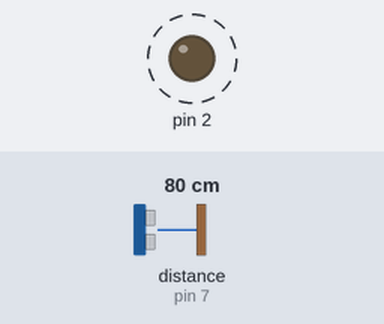
Bench run of a sketch on a simulated Arduino Uno, built with avr-gcc and run on an emulated ATmega328P. Parts: output pins drawn as LEDs (lit = HIGH). Wiring (inferred from the names in the program): ultrasonic range finder: trigger pin 6; echo pin 7. Dashed ring = blinking. The inputs (shaded band) are chosen by the test bench; at power-on: distance to the obstacle (sensor on pin 7) 80 cm. The echo pulse lasts 58.3 µs per cm; no radio packets arrive unless stated; pins used as bus, display or sensor lines are not drawn.

Above: at 0.08 s.
Timing chart, 0 to 3.0 s (numbered marks = the images above):
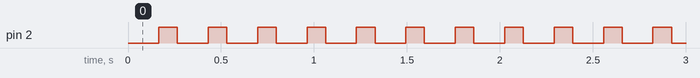

The sketch:

trans.ino
```cpp
#include <RH_ASK.h>
#include <SPI.h> // Not actually used but needed to compile

RH_ASK driver;

const int echoPin = 7;
const int trigPin = 6;

void setup()
{
    Serial.begin(9600);    // Debugging only
    if (!driver.init())
         Serial.println("init failed");
    pinMode(2, OUTPUT);
}

void loop()
{

    long duration, inches, cm;

  // The trig))) is triggered by a HIGH pulse of 2 or more microseconds.
  // Give a short LOW pulse beforehand to ensure a clean HIGH pulse:
  pinMode(trigPin, OUTPUT);
  digitalWrite(trigPin, LOW);
  delayMicroseconds(2);
  digitalWrite(trigPin, HIGH);
  delayMicroseconds(5);
  digitalWrite(trigPin, LOW);

  // The same pin is used to read the signal from the trig))): a HIGH pulse
  // whose duration is the time (in microseconds) from the sending of the trig
  // to the reception of its echo off of an object.
  duration = pulseIn(echoPin, HIGH);

  // convert the time into a distance
  cm = microsecondsToCentimeters(duration);

  delay(100);

  char *c = (char) cm;

  const char *msg = "FUCK";

  driver.send((uint8_t *)msg, strlen(msg));
  driver.waitPacketSent();
  digitalWrite(2, HIGH);
  delay(100);
  digitalWrite(2, LOW);
}

long microsecondsToInches(long microseconds) {
  // According to Parallax's datasheet for the trig))), there are 73.746
  // microseconds per inch (i.e. sound travels at 1130 feet per second).
  // This gives the distance travelled by the trig, outbound and return,
  // so we divide by 2 to get the distance of the obstacle.
  // See: http://www.parallax.com/dl/docs/prod/acc/28015-trig-v1.3.pdf
  return microseconds / 74 / 2;
}

long microsecondsToCentimeters(long microseconds) {
  // The speed of sound is 340 m/s or 29 microseconds per centimeter.
  // The trig travels out and back, so to find the distance of the object we
  // take half of the distance travelled.
  return microseconds / 29 / 2;
}
```

Measured:
- by itself, pin 2: alternates HIGH for 0.10 s and LOW for 0.17 s
